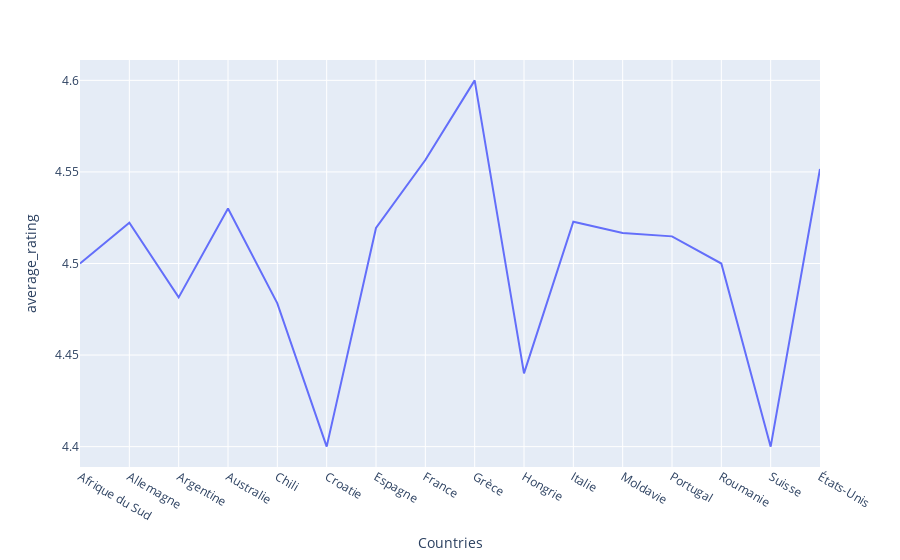

Source (notebook cell):
### Code cell
q = """ 
SELECT wines.region_id, AVG(vintages.ratings_average) as average_rating, countries.name
FROM vintages
JOIN wines ON vintages.wine_id = wines.id
JOIN regions ON regions.id = wines.region_id
JOIN countries ON regions.country_code = countries.code
WHERE vintages.ratings_average <> 0
GROUP BY countries.name


"""

cur.execute(q).fetchall()
df = pd.read_sql_query(q, conn)
df
import plotly.express as px
fig = px.line(df, x='name', y="average_rating",
               labels={
                     "name": "Countries",
                     "wines_count": "Wines Rating"})
fig.show()

### Figure 1 — Plotly figure (JSON) as saved in the notebook; plotly's stock layout.template omitted (floating-point values rounded to 4 significant figures)
{"data": [{"hovertemplate": "Countries=%{x}<br>average_rating=%{y}<extra></extra>", "legendgroup": "", "line": {"color": "#636efa", "dash": "solid"}, "marker": {"symbol": "circle"}, "mode": "lines", "name": "", "orientation": "v", "showlegend": false, "type": "scatter", "x": ["Afrique du Sud", "Allemagne", "Argentine", "Australie", "Chili", "Croatie", "Espagne", "France", "Grèce", "Hongrie", "Italie", "Moldavie", "Portugal", "Roumanie", "Suisse", "États-Unis"], "xaxis": "x", "y": [4.5, 4.522, 4.481, 4.53, 4.478, 4.4, 4.519, 4.556, 4.6, 4.44, 4.523, 4.517, 4.515, 4.5, 4.4, 4.552], "yaxis": "y"}], "layout": {"legend": {"tracegroupgap": 0}, "margin": {"t": 60}, "xaxis": {"anchor": "y", "domain": [0, 1], "title": {"text": "Countries"}}, "yaxis": {"anchor": "x", "domain": [0, 1], "title": {"text": "average_rating"}}}}
